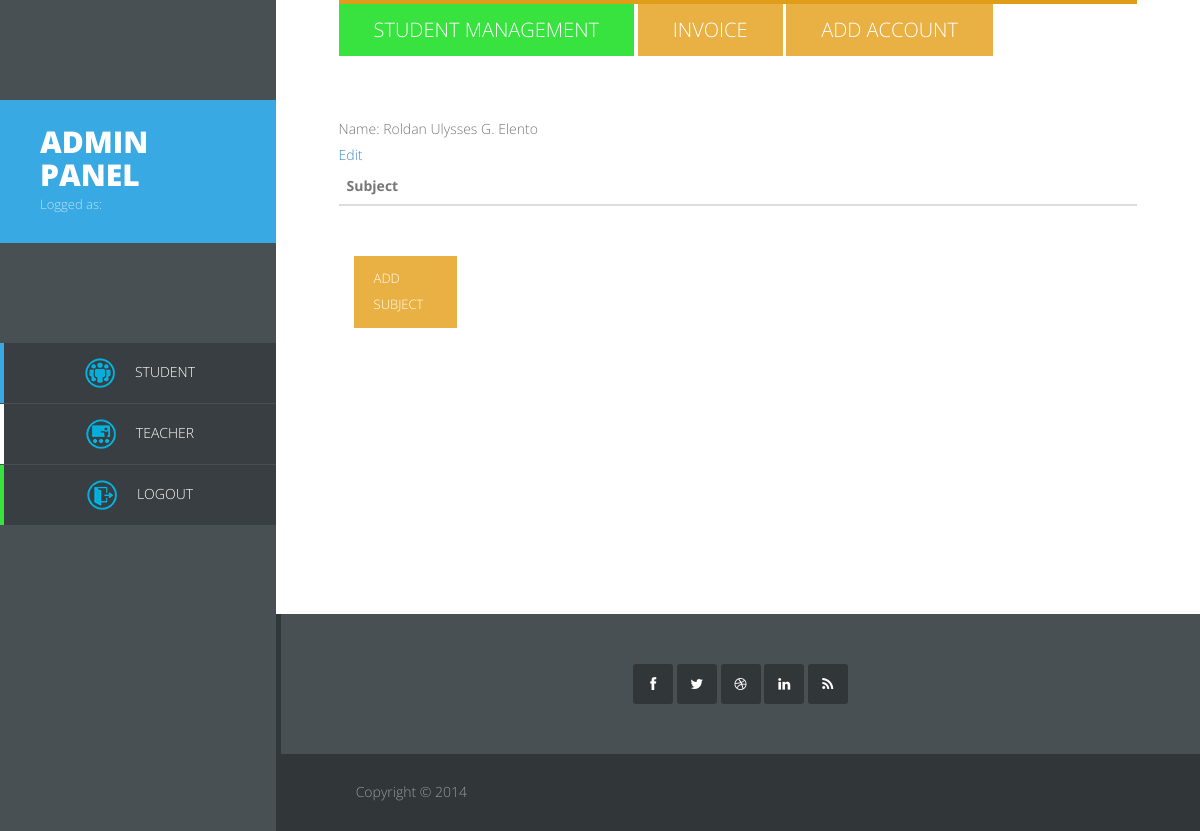
Screenshot of /admin/managestudent.php?id=2014-070350 with the database file from the repository.
### tables this page shows
CREATE TABLE IF NOT EXISTS `tblstudent` (
  `id` int(11) NOT NULL AUTO_INCREMENT,
  `fname` varchar(30) NOT NULL,
  `lname` varchar(30) NOT NULL,
  `mname` varchar(30) NOT NULL,
  `s_id` varchar(60) DEFAULT NULL,
  `email` varchar(100) DEFAULT NULL,
  `address` varchar(255) DEFAULT NULL,
  `fatherName` varchar(100) DEFAULT NULL,
  `motherName` varchar(100) DEFAULT NULL,
  `contactno` varchar(13) DEFAULT NULL,
  `gender` varchar(6) DEFAULT NULL,
  `center_id` varchar(100) DEFAULT NULL,
  `bdate` varchar(50) DEFAULT NULL,
  `sec_id` int(11) DEFAULT NULL,
  PRIMARY KEY (`id`)
);

### admin/managestudent.php (the view, shortened to what this page needs)
<?php
		$s_id = $_GET['id'];
$sql = "SELECT * from tblstudent where s_id = '$s_id' ";
$select = mysql_query($sql);
?>
<!DOCTYPE html>
<html>
<head>
	<link rel="stylesheet" href="css/bootstrap.min.css">
	<link rel="stylesheet" href="css/font-awesome.min.css">
	<link rel="stylesheet" href="css/templatemo_misc.css">
	<link rel="stylesheet" href="css/templatemo_style.css">
    </head>
<body>
	<div id="main-sidebar" class="hidden-xs hidden-sm">
		<div class="logo">
			<a href="index.php" rel="nofollow"><h1>ADMIN PANEL</h1></a>
			<span>Logged as: <b> <?php echo htmlentities($_SESSION['user']['username'], ENT_QUOTES, 'UTF-8'); ?> </b> </span>
		</div>
		<div>
	        <ul class="main-menu">
	            <li class="home"><a href="index.php"><span style="padding-right:20px;"><img src="images/students.png"></span>Student</a></li>
	            <li class"about"><a href=" Teacher.php"><span style="padding-right:20px;"><img src="images/teacher.png"></span>Teacher</a></li>
                 <li class="account"><a href="./../logout.php"><span style="padding-right:20px;"><img src="images/exit.png"></span>Logout</a></li>
	        </ul>
		</div>
	</div>
	<div id="main-content">
		<div class="container-fluid">
			<div id="about" class="section-content">
				<div class="row">
					<div class="col-md-14">
                            <div class="section-title">
                                <h2 style="background-color:#38e340">Student Management</h2>
                                <h2><a href="<?php echo "managestudentap.php?id=" . $s_id;?>">Invoice</a></h2>
                                 <h2><a href="<?php echo "adduser.php?id=" . $s_id;?>">Add Account</a></h2>
                            </div>
                            <?php while ($row = mysql_fetch_assoc($select))
								{
									echo "Name: " . $row["fname"] . " " . $row["mname"] . " " . $row["lname"] ;
								}
							?>
					</div>
                    <a href="<?php echo "editstudent.php?id=" . $s_id;?>">Edit</a>
					<div class="col-md-14">
						<table class="table table-striped" id="resultTable">
                            <thead>
                                <tr>
                                <th> <strong>Subject</strong> </th>
                                <th> </th>
                                <th>  </th>
                                </tr>
                            </thead>
                            </table>
					</div>
                    <div class="col-md-2 ">
                             <a href="<?php echo "addstdsub.php?id=" . $s_id;?>" class="submit-btn largeButton adstdBgColor">Add Subject</a>
							</div>
			</div>
            <div id="account" class="section-content">
				<div class="row contact-form">
                <form action="login.php" method="post">
                <div class="row contact-form">
					<div class="col-md-4">
					</div>
               </div>
                 <div class="row contact-form">
					<div class="col-md-4">
					</div>
                 </div>
						<div class="col-md-2 ">
						</div>
                   </form>
				</div>
				</div>
			</div>
		</div>
		<div class="site-footer">
			<div class="first-footer">
				<div class="container-fluid">
					<div class="row">
						<div class="col-md-12">
							<div class="social-footer">
								<ul>
									<li><a href="facebook.com" class="fa fa-facebook"></a></li>
									<li><a href="#" class="fa fa-twitter"></a></li>
									<li><a href="#" class="fa fa-dribbble"></a></li>
									<li><a href="#" class="fa fa-linkedin"></a></li>
									<li><a href="#" class="fa fa-rss"></a></li>
								</ul>
							</div>
						</div>
					</div>
				</div>
			</div>
			<div class="bottom-footer">
				<div class="container-fluid">
					<div class="row">
						<div class="col-md-6">
							<p class="copyright">Copyright © 2014
                            </p>
						</div>
					</div>
				</div>
			</div>
		</div>
	</div>
</body>
</html>

### admin/css/templatemo_style.css (style rules this page uses)
.main-menu, .responsive-menu ul, .social-member, .progess-bars, .first-footer .social-footer ul { padding: 0; margin: 0; list-style: none; }
body { font: 14px/1.85em 'Open Sans', Arial, Helvetice Neue, sans-serif; color: #777777; font-weight: 300; font-style: normal; -webkit-font-smoothing: antialiased; -webkit-text-size-adjust: 100%; }
a, a:hover, a:focus { text-decoration: none; -webkit-transition: all 150ms ease-in; -moz-transition: all 150ms ease-in; -o-transition: all 150ms ease-in; transition: all 150ms ease-in; }
h1, h2, h3, h4, h5, h6 { font-family: 'Open Sans', Arial, Helvetice Neue, sans-serif; }
*, *:before, *:after { -moz-box-sizing: border-box; -webkit-box-sizing: border-box; box-sizing: border-box; }
#main-content, .full-width-slider { float: right; width: 77%; }
.section-content { padding: 0 7%; margin-bottom: 100px; }
.section-title { border-top: 4px solid; margin-bottom: 60px; }
.section-title h2 { display: inline-block; padding: 15px 35px; color: white; text-transform: uppercase; font-weight: 300; margin: 0; font-size: 20px; }
h2 a { color: white; }
#about .section-title { border-color: #e09d1a; }
#about h2 { background-color: #e9b144; }
a.largeButton { color: white; text-transform: uppercase; font-weight: 300; font-size: 13px; display: inline-block; padding: 10px 20px; border-bottom: 3px solid; }
.adstdBgColor { background-color: #e9b144; }
#main-sidebar { float: left; width: 23%; height: 100%; position: fixed; background-color: #495054; color: white; }
.logo { margin: 100px 0; background-color: #38a9e3; padding: 25px 40px; }
.logo a { color: white; }
.logo a h1 { text-transform: uppercase; font-size: 30px; margin: 0; font-weight: 800; }
.logo span { color: #bee3f6; font-size: 13px; }
.main-menu { text-align: center; }
.main-menu li { margin-bottom: 1px; }
.main-menu li a { color: white; text-transform: uppercase; display: block; border-left: 4px solid; padding: 15px 30px; background-color: #383e41; -webkit-transition: all 150ms ease-in; -moz-transition: all 150ms ease-in; -o-transition: all 150ms ease-in; transition: all 150ms ease-in; }
li.home a { border-color: #38a9e3; }
li.account a { border-color: #38e340; }
.contact-form { margin-top: 60px; }
.submit-btn { margin-top: 30px; }
.first-footer { background-color: #495054; padding: 50px; text-align: center; border-left: 5px solid #313639; }
.first-footer .social-footer ul li { display: inline; }
.first-footer .social-footer ul li a { width: 40px; height: 40px; -webkit-border-radius: 3px; border-radius: 3px; background-clip: padding-box; background-color: #313639; text-align: center; line-height: 40px; color: white; }
.bottom-footer { background-color: #313639; color: #949da2; padding: 25px 7% 16px 7%; }

### rows the page displays
tblstudent: fname "Roldan Ulysses", mname "G.", lname "Elento"
